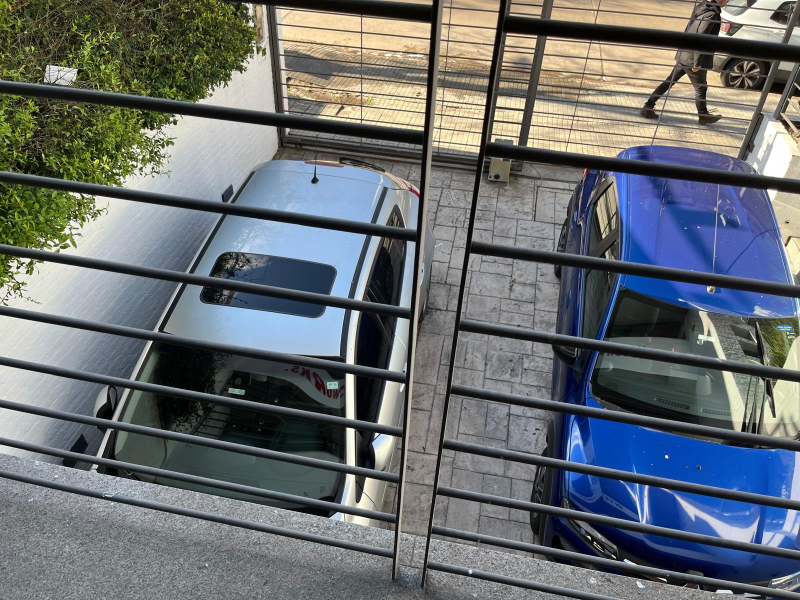
#> input picture test_images/PHOTO-2025-09-03-15-52-58.jpg, 1600 x 1200 px (shown at 1/2 size)
$ python calibrate.py test_images/PHOTO-2025-09-03-15-52-58.jpg
#> lines starting #> are read from the running program, lines starting #| are printed output that depends on the picture
#!/usr/bin/env python3

import cv2
import json
import sys
import numpy as np
from pathlib import Path
import argparse

class ParkingSpaceCalibrator:
    def __init__(self, image_path: str):
        self.image_path = Path(image_path)
        self.image = cv2.imread(str(image_path))
#> self.image is the input picture: shape (1200, 1600, 3); mean B, G, R 112.5, 109.9, 104.6
        if self.image is None:
            raise ValueError(f"Could not load image: {image_path}")

        self.original_image = self.image.copy()
        self.spaces = []
        self.current_space = []
        self.drawing = False
        self.window_name = "Parking Space Calibration"

        # Scale image for display if too large
        self.display_scale = 1.0
        max_height = 800
        if self.image.shape[0] > max_height:
            self.display_scale = max_height / self.image.shape[0]
#> self.display_scale = 0.667
            new_width = int(self.image.shape[1] * self.display_scale)
#> new_width = 1066
            self.display_image = cv2.resize(self.image, (new_width, max_height))
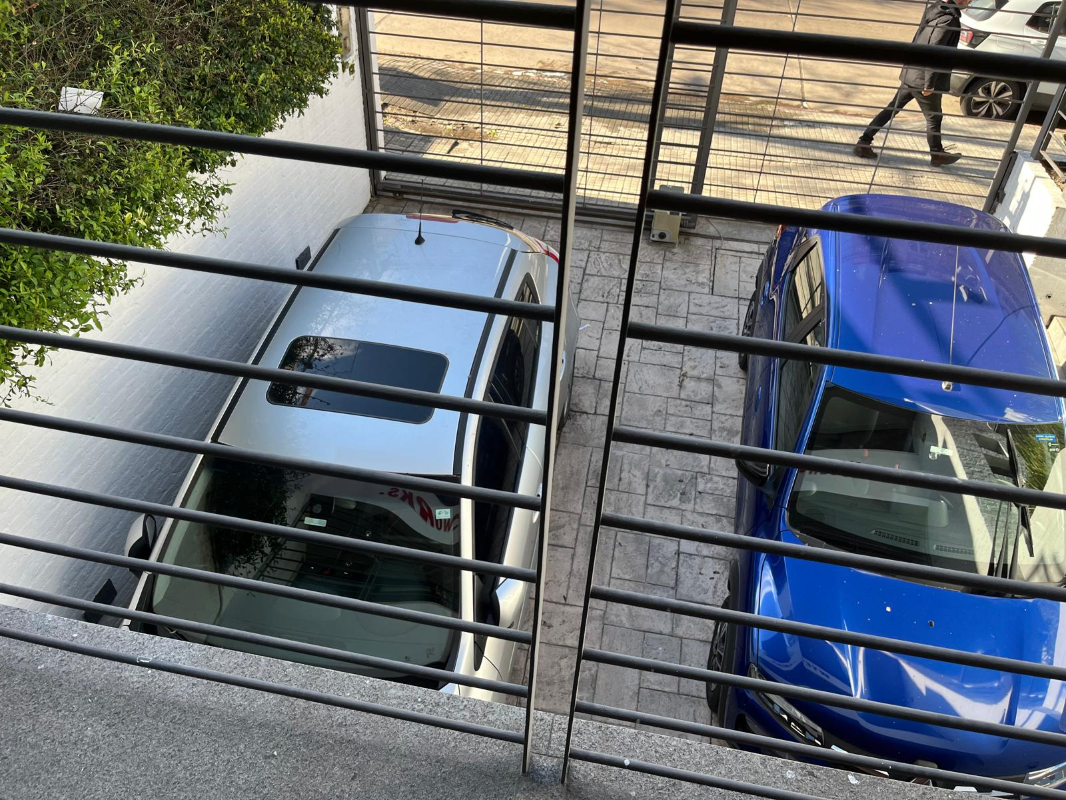
#> self.display_image: shape (800, 1066, 3); mean B, G, R 112.4, 109.8, 104.5
        else:
            self.display_image = self.image.copy()

        self.original_display = self.display_image.copy()

    # [92 lines left out: functions mouse_callback, draw_existing_spaces, redraw, save_configuration, not called in this run]

    def run(self):
        print("\n" + "="*60)
        print("PARKING SPACE CALIBRATION MODE")
        print("="*60)
        print(f"Image: {self.image_path}")
        print(f"Size: {self.image.shape[1]}x{self.image.shape[0]}")
#| Size: 1600x1200
        print("\nInstructions:")
        print("- Click and drag to draw parking space rectangles")
        print("- Press 'r' to remove last space")
        print("- Press 'c' to clear all spaces")
        print("- Press 's' to save configuration")
        print("- Press 'q' or ESC to quit")
        print("="*60 + "\n")

        cv2.namedWindow(self.window_name)
        cv2.setMouseCallback(self.window_name, self.mouse_callback)
        cv2.imshow(self.window_name, self.display_image)

        while True:
            key = cv2.waitKey(1) & 0xFF
#> (key q is pressed here)

            if key == ord('q') or key == 27:  # q or ESC
                print("Calibration cancelled")
                break
            elif key == ord('s'):  # Save
                if len(self.spaces) > 0:
                    config_path = self.save_configuration()
                    print(f"Saved {len(self.spaces)} parking spaces")
                    break
                else:
                    print("No spaces defined! Draw at least one space before saving.")
            elif key == ord('r'):  # Remove last
                if len(self.spaces) > 0:
                    removed = self.spaces.pop()
                    print(f"Removed space {removed['space_id']}")
                    self.redraw()
            elif key == ord('c'):  # Clear all
                if len(self.spaces) > 0:
                    self.spaces = []
                    print("Cleared all spaces")
                    self.redraw()

        cv2.destroyAllWindows()
        return self.spaces

def main():
    parser = argparse.ArgumentParser(description="Calibrate parking spaces for an image")
    parser.add_argument("image", help="Path to the image file")
    parser.add_argument("--list", action="store_true",
                       help="List existing configurations")

    args = parser.parse_args()

    if args.list:
        config_dir = Path("parking_configs")
        if config_dir.exists():
            configs = list(config_dir.glob("*.json"))
            if configs:
                print("\nExisting configurations:")
                for config in configs:
                    with open(config, 'r') as f:
                        data = json.load(f)
                    print(f"  {config.name}: {len(data['spaces'])} spaces")
            else:
                print("\nNo configurations found")
        return

    if not Path(args.image).exists():
        print(f"Error: Image file not found: {args.image}")
        sys.exit(1)

    try:
        calibrator = ParkingSpaceCalibrator(args.image)
        spaces = calibrator.run()
#> spaces = []

        if spaces:
            print(f"\nCalibration complete! Defined {len(spaces)} parking spaces:")
            for space in spaces:
                print(f"  {space['space_id']}: x={space['x']}, y={space['y']}, "
                      f"w={space['width']}, h={space['height']}")

    except Exception as e:
        print(f"Error: {e}")
        sys.exit(1)

if __name__ == "__main__":
    main()
